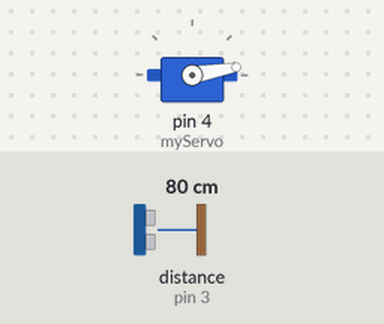
A sketch run on a simulated Arduino Uno, built with avr-gcc and run on an emulated ATmega328P. Parts: servo. Wiring (inferred from the names in the program): ultrasonic range finder: trigger pin 2; echo pin 3. The test bench sets the inputs (shaded band); at power-on: distance to the obstacle (sensor on pin 3) 80 cm. The echo pulse lasts 58.3 µs per cm; what the sketch prints to the serial monitor is not drawn.

Above: at 0.1 s.
1.4 s: distance to the obstacle (sensor on pin 3) set to 2 cm
At 2.2 s:
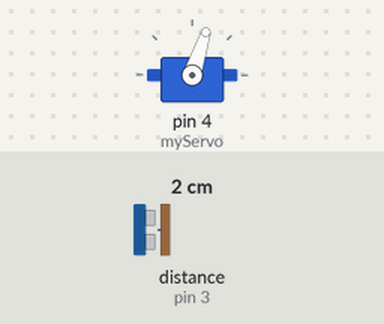
4.4 s: distance to the obstacle (sensor on pin 3) set to 299 cm
At 4.56 s:
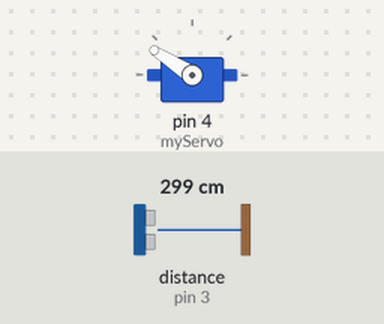
7.4 s: distance to the obstacle (sensor on pin 3) set to 250 cm
At 8.28 s:
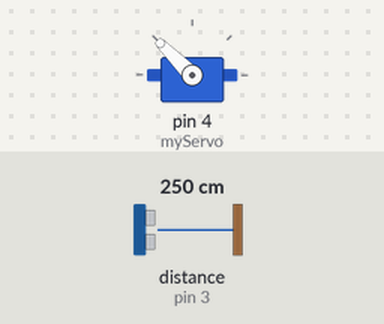
Timing chart, 0 to 19.4 s (numbered marks = the images above; inputs shaded):
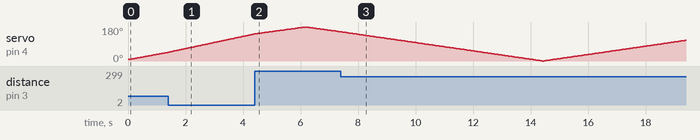

The sketch:

sketch_feb21b.ino
```cpp
//Підключення бібліотеки Servo.h для роботи з сервоприводо
#include <Servo.h>

//Оголошення цілих змінних які місстять номер піна.
const int trigPin = 2;
const int echoPin = 3;

//Змінні для зберігання куту повороту і відстані відповідно
long duration;
int distance;
int angle;

//Оголошуємо змінну типу Servo
Servo myServo;
//Функція яка виконується при увімкненні мікроконтролера
void setup()
{
  //Вказуємо, що на пін trig буде подаватися напруга
  //а з піна echo буде проводитися зчитування
  pinMode(trigPin, OUTPUT);
  pinMode(echoPin, INPUT);
  //Вказуємо швидкість передачі даних по COM порту
  Serial.begin(9600);
  //Вказуємо, що керування сервоприводом буде
  //здійснюватися по піну номер 4
  myServo.attach(4);
  //Встановлюємо початковий кут
  angle = 10;
  //Функція write об'єкту типу Servo задає кут
  //на який буде розвернутий сервопривод
  myServo.write(angle);
  //Встановлюємо затримку
  delay(100);
}
//Функція яка циклічно виконується поки плата увімкнена
void loop()
{
  for(angle; angle < 180; angle+=1)
  {
    myServo.write(angle);
    distance = calculateDistance();
    delay(30);

    Serial.print(angle);
    Serial.print(",");
    Serial.print(distance);
    Serial.print(".");
  }
  for(angle; angle > 0; angle-=1)
  {
    myServo.write(angle);
    distance = calculateDistance();
    delay(30);

    Serial.print(angle);
    Serial.print(",");
    Serial.print(distance);
    Serial.print(".");
  }
}
//Функція для обрахування відстані який вертає датчик
int calculateDistance()
{
  //На trig подається 5В протягом 10 мілісекунд для
  //створення короткого ультразвукового імпульсу.
  digitalWrite(trigPin, LOW);
  delayMicroseconds(2);
  digitalWrite(trigPin, HIGH);
  delayMicroseconds(10);
  digitalWrite(trigPin, LOW);
  //Функція pulseIn вертає відстань в дюймах яку вертає нам датчик
  //Інформація зчитується з echo.
  duration = pulseIn(echoPin, HIGH);
  //Переведення в сантиметри
  distance = duration*0.034/2;
  return distance;
}
```
